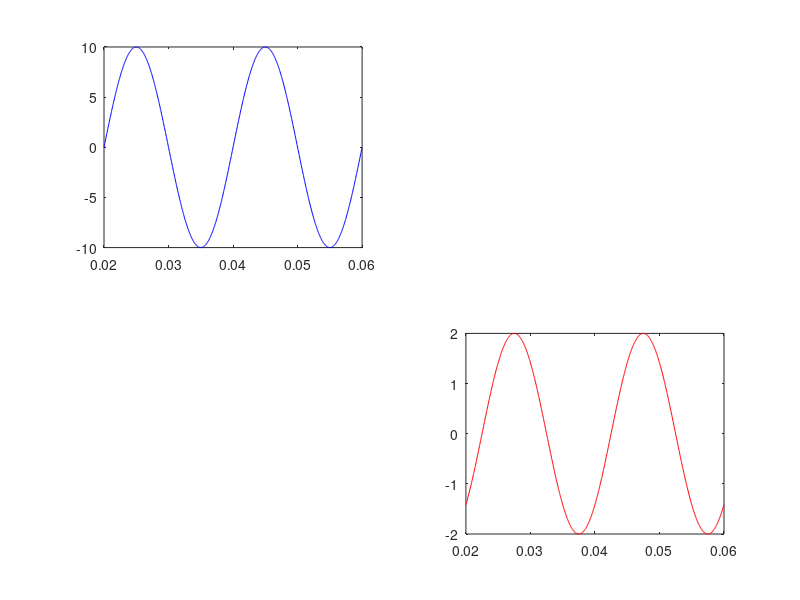

Write the MATLAB code that produced this figure.
%Variables
t1=20e-3;t2=60e-3;N=1000;f=50;
t=linspace(t1,t2,N);
Vmax = 10; %Peak Voltage
Imax = 2; %Peak Current
f = 50; %Frequency in Hertz
omega = 2 * pi * f;
phi_default = -pi/4; %Constant for phase difference

%Equations
Vsrc = Vmax * sin(omega * t); %Equation for Voltage
Isrc = Imax * sin((omega * t) + phi_default); %Equation for Current
Psrc = Vsrc .* Isrc; %Equation for Power

%Plotting the result
   %Window 1
figure
h(1)=subplot(2,2,1);
plot(t,Vsrc, 'b'); %Plotting Voltage, Current and Power


h(2)=subplot(2,2,4  );
plot(t,Isrc, 'r')

